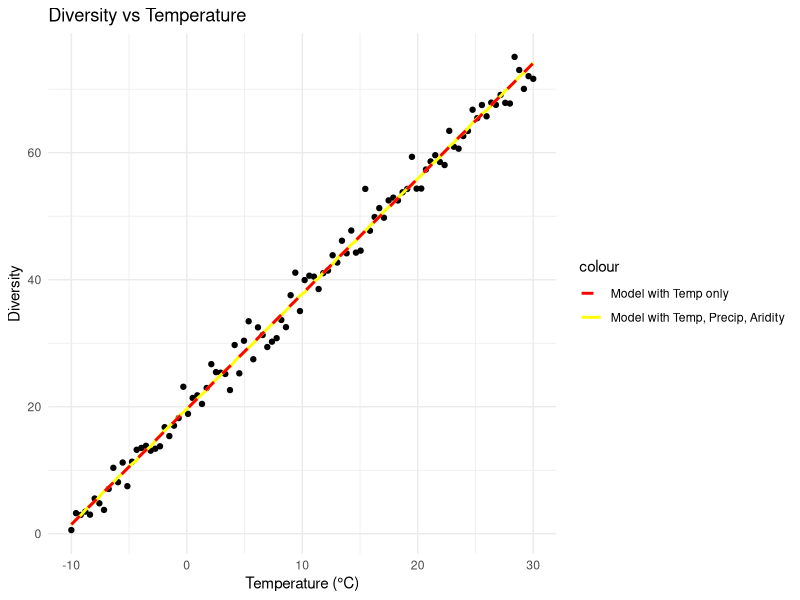

Generate this figure with R:
# Load necessary libraries
library(ggplot2)
library(dplyr)

# the code simulates a relationship between diversity and temperature.
# then it analyse it using temperature, precipitation and aridity.
# what model will be better, only with temperature, or with the three variables

# Set seed for reproducibility
set.seed(123)

# Simulate data
n <- 100 # Number of data points
temperature <- seq(-10, 30, length.out = n) # Temperature gradient
precipitation <- runif(n, 40, 150) # Random precipitation values
aridity <- runif(n, 0.1, 0.9) # Random aridity index values

# Simulate diversity as a function of temperature, precipitation, and aridity
# We assume a hypothetical relationship
diversity <- 20 + 1.8 * temperature + rnorm(n, 0, 2) #- 0.05 * precipitation - 10 * aridity

# Create a data frame
data <- data.frame(temperature, precipitation, aridity, diversity)

# Fit a linear model using temperature, precipitation, and aridity as covariates
model_full <- lm(diversity ~ temperature + precipitation + aridity, data = data)

# Fit a linear model using only temperature as a covariate
model_temp <- lm(diversity ~ temperature, data = data)

# Create predictions for plotting
data <- data %>%
  mutate(pred_full = predict(model_full),
         pred_temp = predict(model_temp))

# Plot diversity vs temperature, color-coded by model
p1 <- ggplot(data, aes(x = temperature, y = diversity)) +
  geom_point(color = "black") +
  geom_line(aes(y = pred_full, color = "Model with Temp, Precip, Aridity"), size = 1) +
  geom_line(aes(y = pred_temp, color = "Model with Temp only"), size = 1, linetype = "dashed") +
  labs(title = "Diversity vs Temperature", x = "Temperature (°C)", y = "Diversity") +
  scale_color_manual(values = c("Model with Temp, Precip, Aridity" = "yellow", "Model with Temp only" = "red")) +
  theme_minimal()

# Print the plot
print(p1) # pretty tight relationship simulated made by ChatGTP

# Compare models using summary statistics
summary(model_full)
summary(model_temp)
